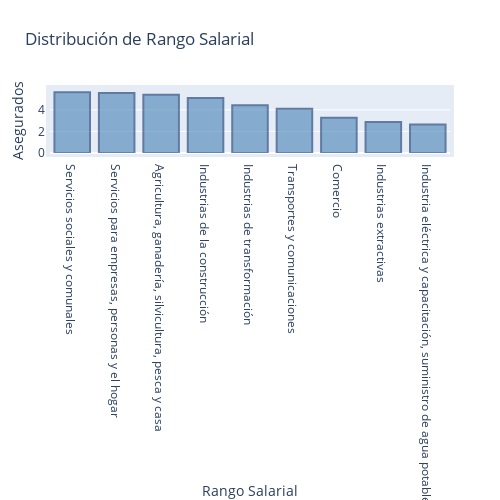

Source (notebook cell):
### Code cell
fig = go.Figure(
    data=go.Bar(y=c['asegurados'], x=c['sector_economico_1']),
    layout=layout4
)

fig.update_traces(marker_color='SteelBlue', marker_line_color='rgb(8,48,107)',
              
                  marker_line_width=2, opacity=0.6)
fig.show()

### Figure 1 — Plotly figure (JSON) as saved in the notebook; plotly's stock layout.template omitted (floating-point values rounded to 4 significant figures)
{"data": [{"marker": {"color": "SteelBlue", "line": {"color": "rgb(8,48,107)", "width": 2}}, "opacity": 0.6, "type": "bar", "x": ["Servicios sociales y comunales", "Servicios para empresas, personas y el hogar", "Agricultura, ganadería, silvicultura, pesca y casa", "Industrias de la construcción", "Industrias de transformación", "Transportes y comunicaciones", "Comercio", "Industrias extractivas", "Industria eléctrica y capacitación, suministro de agua potable"], "y": [5.635, 5.565, 5.402, 5.09, 4.419, 4.105, 3.272, 2.877, 2.639]}], "layout": {"autosize": false, "height": 500, "margin": {"b": 100, "l": 50, "pad": 4, "r": 50, "t": 100}, "paper_bgcolor": "#FFFFFF", "title": {"text": "Distribución de Rango Salarial"}, "width": 500, "xaxis": {"title": {"text": "Rango Salarial"}}, "yaxis": {"title": {"text": "Asegurados"}}}}
